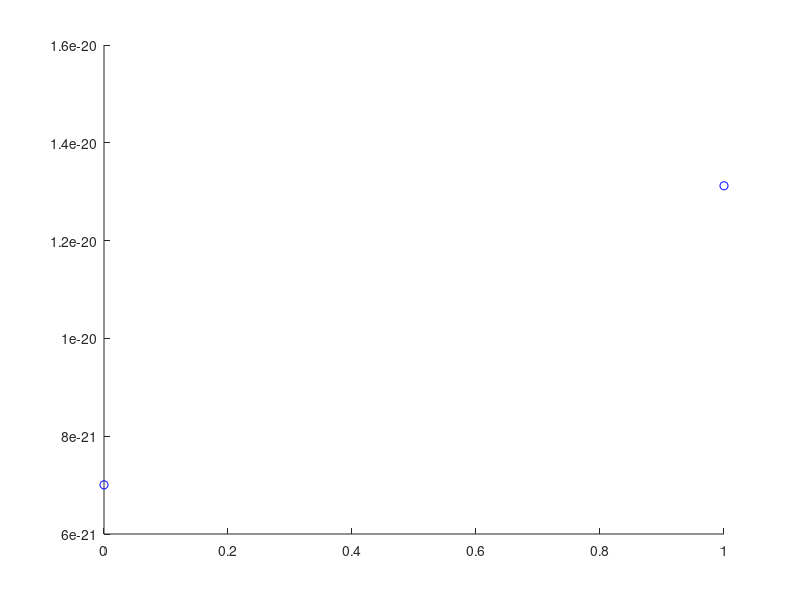

Here is the MATLAB script that generated this plot:
function viewFitness()
    Fitnesses = importdata('Fitnesses.txt');
    
    figure()
    scatter(Fitnesses(:,1),Fitnesses(:,3),'b');
end